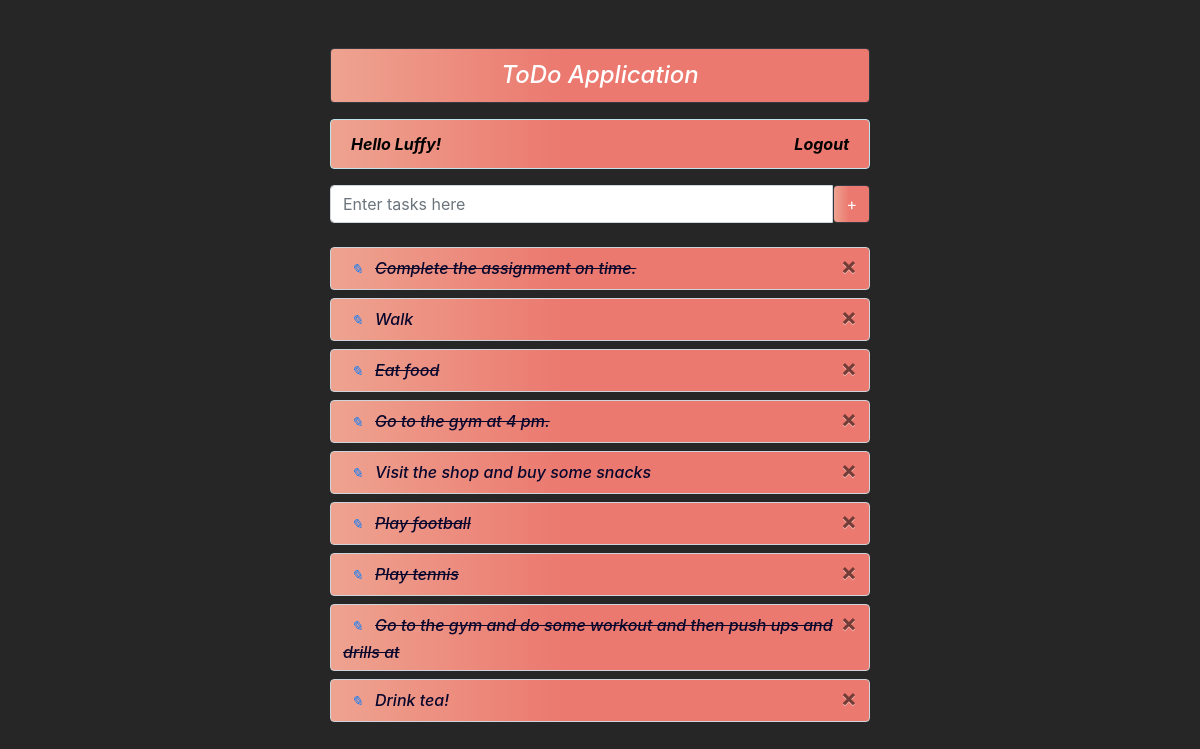
The app's page /addandshow/ (signed in) with its own data.
### enroll/models.py (models this page shows)
class Task(models.Model):
    user = models.ForeignKey(User, on_delete=models.CASCADE, default=None, null=True)
    title = models.CharField(max_length=400, null=True, blank=True)
    completed = models.BooleanField(default=False, null=True, blank=True)
    created = models.DateField(default=timezone.now, null=True, blank=True)
    desc = models.TextField(default=None, null=True, blank=True)

### enroll/views.py (the view)
# urls.py: path('addandshow/', views.add_show, name="addandshow"),
def add_show(request):
    if request.user.is_authenticated:
        user = request.user
        print(user)
        if request.method == 'POST':
            fm = TaskInfo(request.POST)
            if fm.is_valid():
                instance = fm.save(commit=False)
                instance.user = user
                instance.save()
                fm = TaskInfo()
        else:
            fm = TaskInfo()
        shows = Task.objects.filter(user=user)
        return render(request, 'enroll/addandshow.html', {'form':fm, 'show':shows})

### enroll/forms.py
class TaskInfo(forms.ModelForm):
    class Meta:
        model = Task
        fields = ['title', 'completed', 'desc']
        widgets = {
            'title':forms.TextInput(attrs={'class':'form-control', 'placeholder': 'Enter tasks here'}),
            'completed':forms.CheckboxInput(),
            'desc':forms.Textarea(attrs={'class':'form-control'}),
        }
        labels ={'title': 'Title', 'desc': 'Description'}

### enroll/templates/enroll/addandshow.html (shortened to what this page needs)
{% extends 'enroll/base.html' %}
{% block content %}
<div class="row">
    <div class="col-sm-6 mr-auto ml-auto" >
        <div class="alert alert-info text-black bgc"> <strong><i><a href="{% url 'profile' %}" style="color:black">Hello {{request.user}}! </a> &nbsp;
            <i/> </strong> &nbsp;&nbsp;&nbsp;&nbsp;&nbsp;&nbsp;&nbsp;&nbsp;&nbsp;&nbsp;
            <a href="{% url 'logout' %}" class="right"><b>Logout</b> </a>
        </div>
        <form action="" method="post" novalidate>
            <div class="input-group">
                {{form.title}}
                  <button class="btn btn-dark bgc">&#43;</button>
            </div>
        </form>
        <br>
        {% if show %}
            {% for data in show %}
                <h4 class='form-control bgc' style =  "color:#07062d;">
                    <a href=" {% url 'updatetask' data.id %} " style="text-decoration:none" type="button" class="btn-sm">&#9998;</a>
                    <form action=" {% url 'deletetask' data.id %} " method="post" class='d-inline'>
                        <button class='close'>&#215;</button>
                    </form>
                    {% if data.completed == True %}
                        <strike><i>{{data.title}}</i></strike>
                    {% else %}
                        {{data.title}}
                    {% endif %}
                </h4>
            {% endfor %}
        {% else %}
            <h4>No Records</h4>
        {% endif %}
    </div>
</div>
{% endblock content %}

### enroll/templates/enroll/base.html (shortened to what this page needs)
<!DOCTYPE html>
{% load static %}
<html lang="en">
<head>
    <link rel="stylesheet" href=" {% static 'enroll/css/bootstrap.css' %} ">
    <link rel="stylesheet" href=" {% static 'enroll/css/style.css' %} ">
</head>
<body style="background-color: rgb(38 38 38);">
    <div class="container mt-5 ">
        <div class="row">
            <div class="col-sm-6 mr-auto ml-auto">
                <h4 class=" text-white text-center alert alert-dark border border-dark bgc"><i>ToDo Application</i></h4>
            </div>
        </div>
        {% block content %} {% endblock content %}
    </div>
</body>
</html>

### enroll/static/enroll/css/style.css (style rules this page uses)
.right { float: right; text-decoration:none ; color: #000 }
.bgc { background: linear-gradient(90deg, #EEA390 0%, #EB796F 43%, #EB796F 100%); }

### records on screen
Task: title "Complete the assignment on time."
Task: title "Walk"
Task: title "Eat food"
Task: title "Go to the gym at 4 pm."
Task: title "Visit the shop and buy some snacks"
Task: title "Play football"
Task: title "Play tennis"
Task: title "Go to the gym and do some workout and then push ups and drills at"
Task: title "Drink tea!"

### other values on screen
{{ request.user }} "Luffy"
